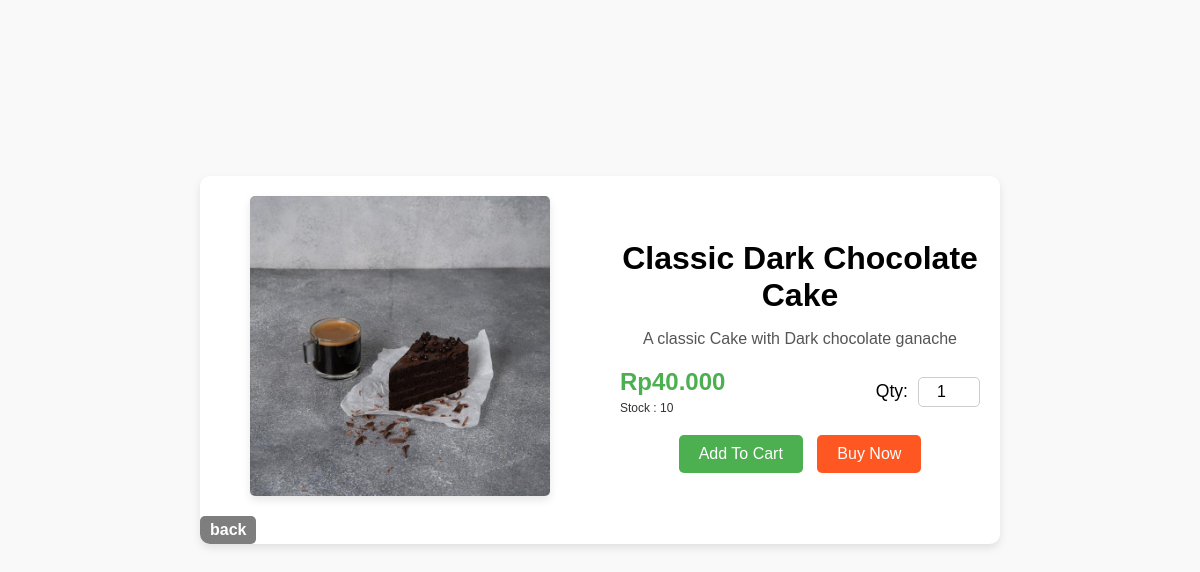
Screenshot of /products/detail.php?id_product=2 with the database file from the repository.
### tables this page shows
CREATE TABLE `products` (
  `id_product` int(11) NOT NULL,
  `product_name` varchar(50) NOT NULL,
  `description` varchar(200) DEFAULT NULL,
  `category` varchar(15) DEFAULT NULL,
  `price` int(10) NOT NULL,
  `status` enum('active','draft','empty') NOT NULL,
  `stock` int(11) NOT NULL,
  `image` varchar(100) DEFAULT NULL
);

### component/functions.php (called while the page is built, shortened)
<?php
$db_host = 'localhost';
$db_name = 'javajunction';
$db_user_name = 'root';
$db_user_pass = '';
try {
    $conn = new PDO("mysql:host=$db_host;dbname=$db_name", $db_user_name, $db_user_pass);
    $conn->setAttribute(PDO::ATTR_ERRMODE, PDO::ERRMODE_EXCEPTION);
} catch (PDOException $e) {
    echo "Koneksi gagal: " . $e->getMessage();
    die();
}
function query($query)
{
    global $conn;
    try {
        $stmt = $conn->query($query);
        $rows = $stmt->fetchAll(PDO::FETCH_ASSOC);
        return $rows;
    } catch (PDOException $e) {
        echo "Query gagal: " . $e->getMessage();
        die();
    }
}

### products/detail.php (the view, shortened to what this page needs)
<?php
require_once '../component/functions.php';
$id = $_GET["id_product"];
$product = query("SELECT * FROM products WHERE id_product = $id")[0];
?>
<!DOCTYPE html>
<html lang="en">
<head>
    <link rel="stylesheet" href="css/detail.css">
</head>
<body>
    <div class="container">
        <div class="row">
            <div class="col product-image">
                <img src="../img/<?= $product["image"] ?>" alt="<?= $product["product_name"] ?>">
            </div>
            <div class="col product-details">
                <form action="" method="post">
                    <div class="product">
                        <h1><?= $product["product_name"] ?></h1>
                        <p class="description"><?= $product["description"] ?></p>
                        <div class="price-and-quantity">
                            <div class="price-and-stock">
                                <div class="price">Rp<?= number_format($product["price"], 0, ',', '.'); ?></div>
                                <div class="stock">Stock : <?= $product['stock']; ?></div>
                            </div>
                            <div class="quantity">
                                <label for="quantity">Qty:</label>
                                <input type="number" name="quantity" id="quantity" value="1" required min="1" max="99">
                            </div>
                        </div>
                        <button type="submit" name="add" class="add-to-cart">Add To Cart</button>
                        <button type="submit" name="buy_now" class="buy-now">Buy Now</button>
                    </div>
                </form>
            </div>
        </div>
        <a href="../products/menus.php">back</a>
    </div>
</body>
</html>

### products/css/detail.css (style rules this page uses)
body { font-family: 'Arial', sans-serif; margin: 0; display: flex; justify-content: center; align-items: center; height: 90vh; background-color: #f9f9f9; }
.container { background-color: #fff; border-radius: 10px; box-shadow: 0 4px 8px rgba(0, 0, 0, 0.1); overflow: hidden; width: 800px; margin: 20px; }
.row { display: flex; }
.col { flex: 1; padding: 20px; display: flex; flex-direction: column; justify-content: center; align-items: center; }
.product-image img { max-width: 100%; max-height: 300px; border-radius: 5px; box-shadow: 0 4px 8px rgba(0, 0, 0, 0.1); }
.product { text-align: center; }
.product h1 { font-size: 2em; margin-bottom: 10px; }
.product .description { color: #555; margin-bottom: 20px; }
.price-and-quantity { display: flex; justify-content: space-between; align-items: center; margin-bottom: 20px; width: 100%; }
.price { font-size: 1.5em; font-weight: bold; color: #4caf50; }
.quantity { display: flex; align-items: center; }
.quantity label { margin-right: 10px; font-size: 1.1em; }
.quantity input { width: 50px; padding: 5px; font-size: 1em; text-align: center; border: 1px solid #ccc; border-radius: 5px; outline: none; }
.stock { text-align: left; margin-top: 5px; font-size: 12px; color: #333; }
.add-to-cart { padding: 10px 20px; font-size: 1em; background-color: #4caf50; color: #fff; border: none; border-radius: 5px; cursor: pointer; transition: background-color 0.3s; }
.buy-now { padding: 10px 20px; font-size: 1em; background-color: #ff5722; color: #fff; border: none; border-radius: 5px; cursor: pointer; transition: background-color 0.3s; margin-left: 10px; }
a { display: inline-block; padding: 5px 10px; text-decoration: none; background-color: #7e7e7e; color: #fff; font-weight: bold; border-radius: 5px; transition: background-color 0.3s; }

### rows the page displays
products: image (picture), product_name "Classic Dark Chocolate Cake", description "A classic Cake with Dark chocolate ganache", price "40.000", stock "10"
